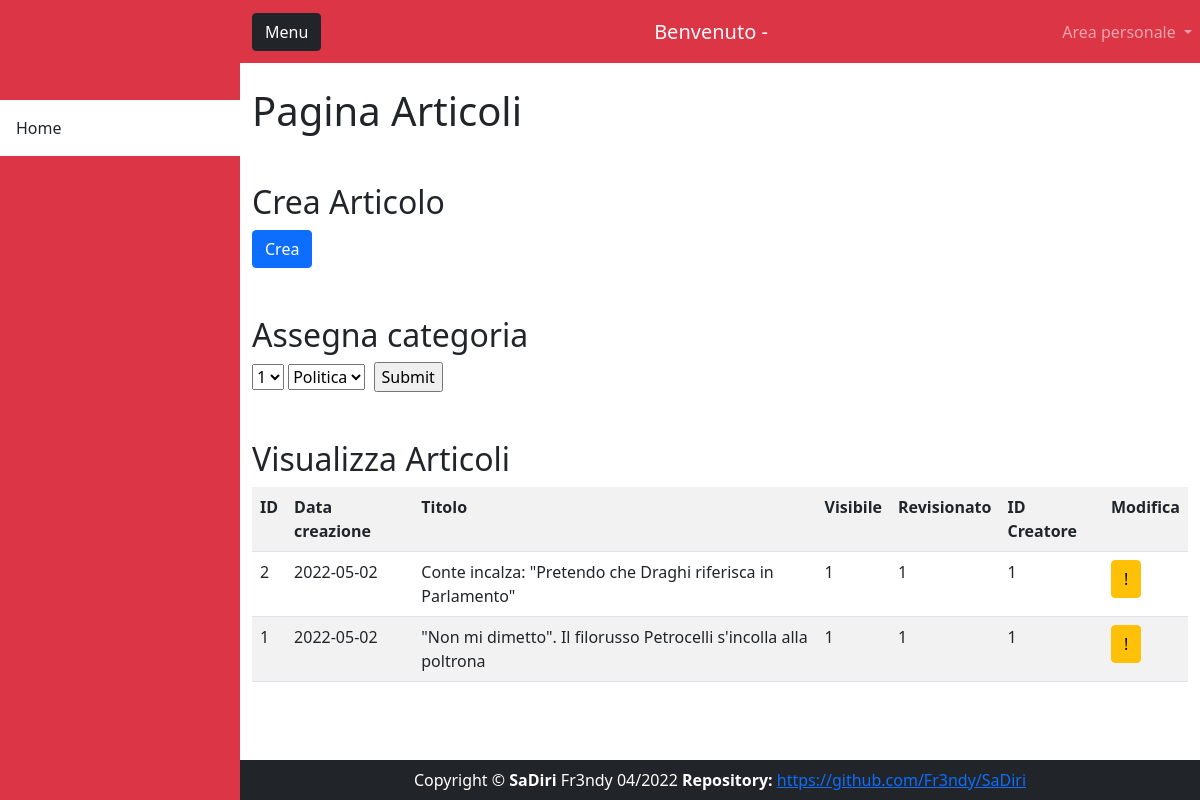
The page /admin_articoli.php on the database its author committed.
### tables this page shows
CREATE TABLE IF NOT EXISTS `articoli` (
  `ID_ARTICOLO` int NOT NULL AUTO_INCREMENT,
  `TITOLO` text,
  `SOTTOTITOLO` text,
  `TESTO` text,
  `DATA_CREAZIONE` date DEFAULT NULL,
  `DATA_MODIFICA` date DEFAULT NULL,
  `FONTE` text,
  `VISIBILE` int DEFAULT NULL,
  `REVISIONATO` int DEFAULT NULL,
  `ID_UTENTE` int DEFAULT NULL,
  PRIMARY KEY (`ID_ARTICOLO`),
  KEY `ID_UTENTE` (`ID_UTENTE`)
);

### admin_articoli.php (the view, shortened to what this page needs)
<?php session_start();
include ("config.php");?>
<!DOCTYPE html>
<html lang="it">
<head>
    <link href="css/styles1.css" rel="stylesheet" />
</head>
<body class="d-flex flex-column">
    <div class="d-flex" id="wrapper">
        <div class="bg-danger" id="sidebar-wrapper">
            <div class="sidebar-heading py-5 bg-danger "></div>
            <div class="list-group list-group-flush d-flex flex-column" style="height:86%">
                <a class="list-group-item list-group-item-action p-3  my-1" href="admin_home.php">Home</a>
            </div>
        </div>
        <div id="page-content-wrapper" class="d-flex flex-column" style="height: 100vh;">
            <nav class="sb-topnav navbar navbar-expand navbar-dark bg-danger" style="height: 8vh;">
                <div class="container-fluid">
                    <button class="btn btn-dark" id="sidebarToggle">Menu</button>
                </div>
                <p class="lead mb-0 text-light w-100">Benvenuto -
                </p>
                <ul class="navbar-nav ms-auto">
                    <li class="nav-item dropdown">
                        <a class="nav-link  dropdown-toggle" href="#" data-bs-toggle="dropdown"> Area personale </a>
                    </li>
                </ul>
            </nav>
            <div class="container-fluid " style="overflow: auto; height: 88vh;">
                <h1 class="mt-4">Pagina Articoli</h1>
                <h2>Crea Articolo</h2>
                <button type="button" class="btn btn-primary"
                    onclick="javascript:location.href='Editor_articolo.html'">Crea</button>
                <form method="post" action="ass_cat.php">
                    <h2>Assegna categoria</h2>
                    <select name="articolo">
                        <?php
                                $query="
                                SELECT ID_ARTICOLO
                                FROM articoli
                                ORDER BY DATA_CREAZIONE DESC
                                ";
                            $recordSet=mysqli_query($link,$query);
                            while($record=mysqli_fetch_array($recordSet)){
                                    $id=$record[0];
                                    $query1="
                                    SELECT ID_ARTICOLO
                                    FROM articoli
                                    where ID_ARTICOLO='$id';
                                    ";
                                    $ris1 = mysqli_query($link,$query1);
                                    $array1=mysqli_fetch_array($ris1);
                                    print'
                                    <option value="'.$id.'">'.$array1["ID_ARTICOLO"].'</option>
                                    ';
                            }
                            ?>
                    </select>
                    <select name="categoria">
                        <?php
                            $query="
                            SELECT ID_CATEGORIA
                            FROM categorie
                            ";
                            $recordSet=mysqli_query($link,$query);
                            while($record=mysqli_fetch_array($recordSet)){
                                $id=$record[0];
                                $query1="
                                SELECT NOME
                                FROM categorie
                                where ID_CATEGORIA='$id';
                                ";
                                $ris1 = mysqli_query($link,$query1);
                                $array1=mysqli_fetch_array($ris1);
                                print'
                                <option value="'.$id.'">'.$array1["NOME"].'</option>
                                ';
                            }
                            ?>
                    </select>
                    <input type="submit" placeholder="Assegna">
                </form>
                <h2>Visualizza Articoli</h2>
                <table class="table table-striped">
                    <tr>
                        <th cope="col">ID</th>
                        <th cope="col">Data creazione</th>
                        <th cope="col">Titolo</th>
                        <th cope="col">Visibile</th>
                        <th cope="col">Revisionato</th>
                        <th cope="col">ID Creatore</th>
                        <th cope="col">Modifica</th>
                    </tr>
                    <?php
                        include ("Config.php");
                        $query = "
                        SELECT ID_ARTICOLO,TITOLO,DATA_CREAZIONE,REVISIONATO,VISIBILE,ID_UTENTE
                        FROM articoli
                        ORDER BY ID_ARTICOLO DESC
                        ";
                        $ris = mysqli_query($link,$query);
                        while($array=mysqli_fetch_array($ris)){
                            if ($ris)
                            {
                                print'
                                <tr>
                                <td>'.$array["ID_ARTICOLO"].'</td>
                                <td>'.$array["DATA_CREAZIONE"].'</td>
                                <td>'.$array["TITOLO"].'</td>
                                <td>'.$array["VISIBILE"].'</td>
                                <td>'.$array["REVISIONATO"].'</td>
                                <td>'.$array["ID_UTENTE"].'</td>
                                <td><form action="modifica_articolo.php" method="post">
                                <input style="display: none;" name="ID" value="'.$array["ID_ARTICOLO"].'">
                                <button type="submit" class="btn btn-warning">!</button>
                                </form></td>
                                </tr>
                                ';
                            }else
                            {
                                    print "Errore nella query";
                            }
                        }
                    ?>
                </table>
            </div>
    <footer class="py-2 bg-dark mt-auto">
        <div class="container">
            <p class="m-0 text-center text-white">Copyright &copy; <b>SaDiri</b> Fr3ndy 04/2022 <b>Repository:</b> <a
                    href="https://github.com/Fr3ndy/SaDiri">https://github.com/Fr3ndy/SaDiri</a> </p>
        </div>
    </footer>
</body>
</html>

### rows shown on the page
articoli: ID_ARTICOLO "2", DATA_CREAZIONE "2022-05-02", TITOLO "Conte incalza: \"Pretendo che Draghi riferisca in Parlamento\"", VISIBILE "1", REVISIONATO "1", ID_UTENTE "1"
articoli: ID_ARTICOLO "1", DATA_CREAZIONE "2022-05-02", TITOLO "\"Non mi dimetto\". Il filorusso Petrocelli s'incolla alla poltrona", VISIBILE "1", REVISIONATO "1", ID_UTENTE "1"

### other values the page prints
form field articolo "1"
form field categoria "Politica"
